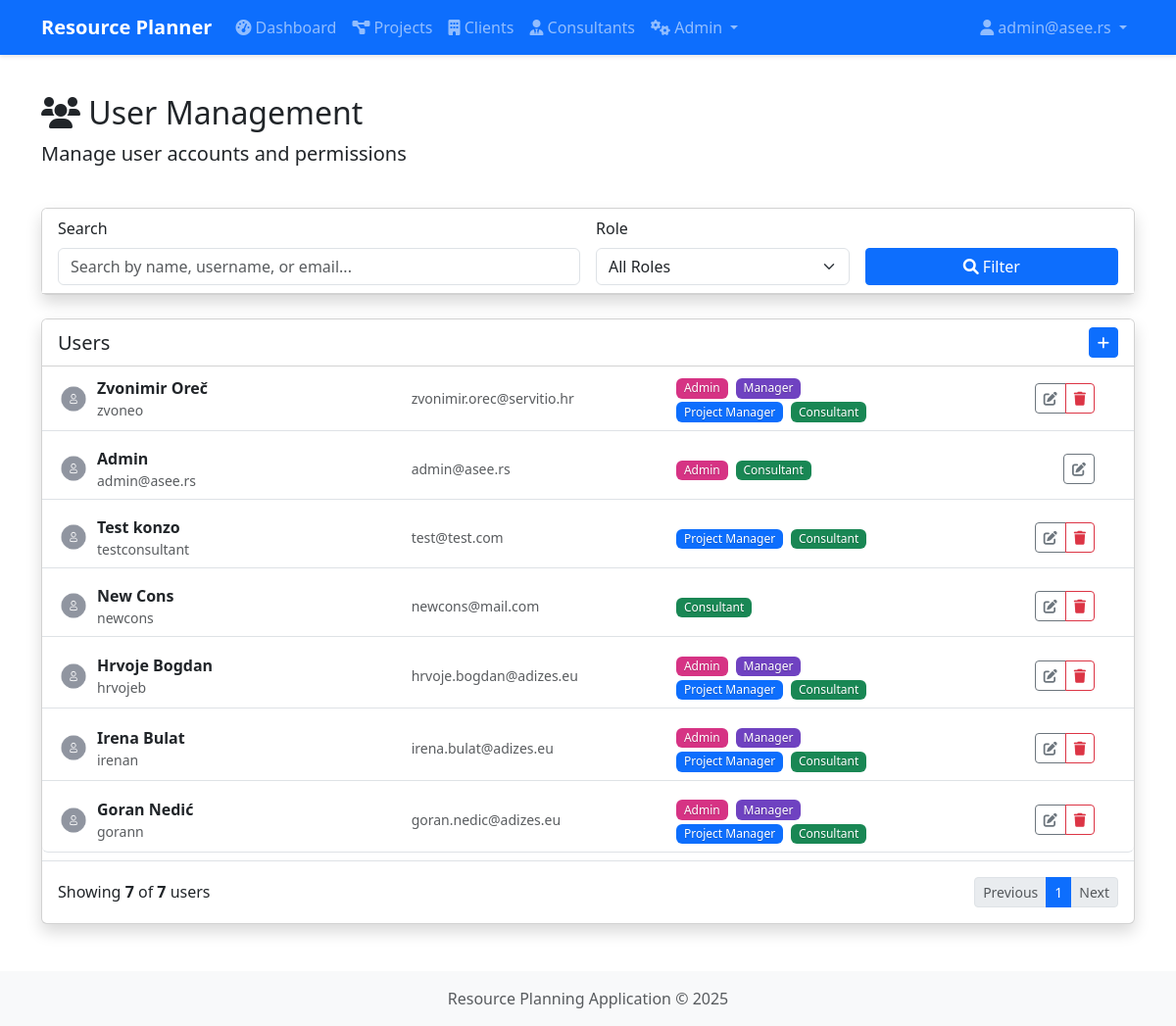
The app's page /admin/users (signed in) with its own data.
### app/models.py (models this page shows, shortened)
class User(db.Model, UserMixin):
    __tablename__ = 'users'
    id = db.Column(db.Integer, primary_key=True)
    username = db.Column(db.String(80), unique=True, nullable=False)
    email = db.Column(db.String(120), unique=True, nullable=False)
    password_hash = db.Column(db.String(128))
    first_name = db.Column(db.String(50))
    last_name = db.Column(db.String(50))
    created_at = db.Column(db.DateTime, default=datetime.utcnow)
    is_active = db.Column(db.Boolean, default=True)
    updated_at = db.Column(db.DateTime, default=datetime.utcnow, onupdate=datetime.utcnow)
    consultants = db.relationship('Consultant', backref='user', lazy=True, cascade="all, delete-orphan")
    roles = db.relationship('Role', secondary='user_roles', backref=db.backref('users', lazy=True))

class Role(db.Model):
    __tablename__ = 'roles'
    id = db.Column(db.Integer, primary_key=True)
    name = db.Column(db.String(20), unique=True, nullable=False)
    description = db.Column(db.String(100))

### app/routes/admin.py (the view, shortened to what this page needs)
@admin_bp.route('/users')
@login_required
@admin_required
def users():
    page = request.args.get('page', 1, type=int)
    per_page = 10  # Number of items per page
    search = request.args.get('search', '')
    role_filter = request.args.get('role_filter', '')
    status_filter = request.args.get('status_filter', '')
    query = User.query
    if role_filter:
        query = query.join(User.roles).filter(Role.id == role_filter)
    if status_filter:
        is_active = status_filter == 'active'
        query = query.filter(User.is_active == is_active)
    total_users = query.count()
    users_list = query.paginate(page=page, per_page=per_page, error_out=False)
    roles = Role.query.all()
    total_pages = (total_users + per_page - 1) // per_page  # Ceiling division
    return render_template(
        'admin/users.html',
        users=users_list.items,
        page=page,
        total_pages=total_pages,
        total_users=total_users,
        has_prev=users_list.has_prev,
        has_next=users_list.has_next,
        roles=roles
    )

### app/routes/admin.py (called while the page is built)
def admin_required(f):
    @wraps(f)
    def decorated_function(*args, **kwargs):
        if not current_user.is_authenticated or not (user_has_role(current_user, 'Admin') or current_user.username == 'admin'):
            flash('You do not have permission to access this page.', 'danger')
            return redirect(url_for('main.index'))
        return f(*args, **kwargs)
    return decorated_function

### app/utils.py (called while the page is built, shortened)
def user_has_role(user, role_name):
    if not user or not user.is_authenticated:
        return False
    try:
        role = Role.query.filter_by(name=role_name).first()
        if role and role in user.roles:
            return True
    except SQLAlchemyError as e:
        current_app.logger.error(f"Error checking role {role_name} for user {user.username}: {str(e)}")
        if role_name == 'Admin' and user.username == 'admin':
            return True
    return False

### app/templates/admin/users.html (shortened to what this page needs)
{% extends 'base.html' %}
{% block content %}
<div class="row mb-4">
    <div class="col">
        <h1 class="h2">
            <i class="fas fa-users"></i> User Management
        </h1>
        <p class="lead">Manage user accounts and permissions</p>
    </div>
</div>
<div class="row mb-4">
    <div class="col-12">
        <div class="card shadow">
            <div class="card-header bg-white">
                <form method="GET" action="{{ url_for('admin.users') }}" class="row g-3">
                    <div class="col-md-6 position-relative">
                        <label for="search" class="form-label">Search</label>
                        <div class="input-group">
                            <input type="text" name="search" id="search" class="form-control" placeholder="Search by name, username, or email..." value="{{ request.args.get('search', '') }}">
                        </div>
                    </div>
                    <div class="col-md-3">
                        <label for="role_filter" class="form-label">Role</label>
                        <select name="role_filter" id="role_filter" class="form-select">
                            <option value="">All Roles</option>
                        </select>
                    </div>
                    <div class="col-md-3 d-flex align-items-end">
                        <button type="submit" class="btn btn-primary w-100">
                            <i class="fas fa-search"></i> Filter
                        </button>
                    </div>
                </form>
            </div>
        </div>
    </div>
</div>
<div class="row">
    <div class="col-12">
        <div class="card shadow">
            <div class="card-header bg-white d-flex justify-content-between align-items-center">
                <h5 class="mb-0">Users</h5>
                <a href="#" class="btn btn-sm btn-primary add-user-btn" title="Add User">
                    <i class="fas fa-plus"></i>
                </a>
            </div>
            <div class="card-body p-0">
                {% if users %}
                <div class="accordion" id="usersAccordion">
                    {% for user in users %}
                    <div class="accordion-item mb-2 border-0 border-bottom">
                        <div class="accordion-header d-flex align-items-center py-2 px-3" id="heading-{{ user.id }}">
                            <div class="row w-100 align-items-center">
                                <div class="col-md-4">
                                    <div class="d-flex align-items-center">
                                        <img src="{{ user.avatar_url or url_for('static', filename='img/default-avatar.png') }}"
                                             alt="Avatar" class="rounded-circle me-2" width="32" height="32">
                                        <div>
                                            <strong>{{ user.first_name }} {{ user.last_name }}</strong>
                                            <div class="text-muted small">{{ user.username }}</div>
                                        </div>
                                    </div>
                                </div>
                                <div class="col-md-3">
                                    <div class="text-muted small">{{ user.email }}</div>
                                </div>
                                <div class="col-md-3">
                                    {% for role in user.roles %}
                                    <span class="badge role-badge role-{{ role.name|lower|replace(' ', '-') }} me-1">{{ role.name }}</span>
                                    {% endfor %}
                                </div>
                                <div class="col-md-2 text-end">
                                    <div class="btn-group">
                                        <button class="btn btn-sm btn-outline-secondary" type="button" data-bs-toggle="collapse" data-bs-target="#collapse-{{ user.id }}" aria-expanded="false" aria-controls="collapse-{{ user.id }}" title="Edit User">
                                            <i class="fas fa-edit"></i>
                                        </button>
                                        {% if user.id != current_user.id %}
                                        <button type="button" class="btn btn-sm btn-outline-danger delete-user" data-id="{{ user.id }}" data-name="{{ user.username }}" title="Delete User">
                                            <i class="fas fa-trash"></i>
                                        </button>
                                        {% endif %}
                                    </div>
                                </div>
                            </div>
                        </div>
                    </div>
                    {% endfor %}
                </div>
                <div class="p-3 border-top">
                    <div class="d-flex justify-content-between align-items-center">
                        <div>
                            Showing <span class="fw-bold">{{ users|length }}</span> of <span class="fw-bold">{{ total_users }}</span> users
                        </div>
                        <nav aria-label="Page navigation">
                            <ul class="pagination pagination-sm mb-0">
                                <li class="page-item {% if not has_prev %}disabled{% endif %}">
                                    <a class="page-link" href="{{ url_for('admin.users', page=page-1, search=request.args.get('search', ''), role_filter=request.args.get('role_filter', ''), status_filter=request.args.get('status_filter', '')) }}">Previous</a>
                                </li>
                                {% for p in range(1, total_pages + 1) %}
                                <li class="page-item {% if p == page %}active{% endif %}">
                                    <a class="page-link" href="{{ url_for('admin.users', page=p, search=request.args.get('search', ''), role_filter=request.args.get('role_filter', ''), status_filter=request.args.get('status_filter', '')) }}">{{ p }}</a>
                                </li>
                                {% endfor %}
                                <li class="page-item {% if not has_next %}disabled{% endif %}">
                                    <a class="page-link" href="{{ url_for('admin.users', page=page+1, search=request.args.get('search', ''), role_filter=request.args.get('role_filter', ''), status_filter=request.args.get('status_filter', '')) }}">Next</a>
                                </li>
                            </ul>
                        </nav>
                    </div>
                </div>
                {% else %}
                <div class="alert alert-info m-3">
                    <i class="fas fa-info-circle"></i> No users found.
                </div>
                {% endif %}
            </div>
        </div>
    </div>
</div>
{% endblock %}

### app/templates/base.html (shortened to what this page needs)
<!DOCTYPE html>
<html lang="en">
<head>
    <link href="https://cdn.jsdelivr.net/npm/bootstrap@5.3.0-alpha1/dist/css/bootstrap.min.css" rel="stylesheet">
    <link rel="stylesheet" href="https://cdnjs.cloudflare.com/ajax/libs/font-awesome/6.0.0/css/all.min.css">
    <link rel="stylesheet" href="{{ url_for('static', filename='css/style.css') }}">
</head>
<body>
    <nav class="navbar navbar-expand-lg navbar-dark bg-primary">
        <div class="container">
            <a class="navbar-brand" href="{{ url_for('index') }}">Resource Planner</a>
            <div class="collapse navbar-collapse" id="navbarNav">
                {% if current_user.is_authenticated %}
                <ul class="navbar-nav me-auto">
                    <li class="nav-item">
                        <a class="nav-link" href="{{ url_for('admin.dashboard') }}">
                            <i class="fas fa-tachometer-alt"></i> Dashboard
                        </a>
                    </li>
                    <li class="nav-item">
                        <a class="nav-link" href="{{ url_for('projects.list_projects') }}">
                            <i class="fas fa-project-diagram"></i> Projects
                        </a>
                    </li>
                    <li class="nav-item">
                        <a class="nav-link" href="{{ url_for('clients.list_clients') }}">
                            <i class="fas fa-building"></i> Clients
                        </a>
                    </li>
                    <li class="nav-item">
                        <a class="nav-link" href="{{ url_for('consultants.list_consultants') }}">
                            <i class="fas fa-user-tie"></i> Consultants
                        </a>
                    </li>
                    {% if 'Admin' in current_user.roles|map(attribute='name') or 'Manager' in current_user.roles|map(attribute='name') %}
                    <li class="nav-item dropdown">
                        <a class="nav-link dropdown-toggle" href="#" id="adminDropdown" role="button" data-bs-toggle="dropdown" aria-expanded="false">
                            <i class="fas fa-cogs"></i> Admin
                        </a>
                    </li>
                    {% endif %}
                </ul>
                <ul class="navbar-nav">
                    <li class="nav-item dropdown">
                        <a class="nav-link dropdown-toggle" href="#" id="userDropdown" role="button" data-bs-toggle="dropdown" aria-expanded="false">
                            <i class="fas fa-user"></i> {{ current_user.username }}
                        </a>
                    </li>
                </ul>
                {% endif %}
            </div>
        </div>
    </nav>
    <div class="container mt-4">
        {% block content %}{% endblock %}
    </div>
    <footer class="footer mt-5 py-3 bg-light">
        <div class="container text-center">
            <span class="text-muted">Resource Planning Application &copy; {{ now.year }}</span>
        </div>
    </footer>
</body>
</html>

### app/static/css/style.css (style rules this page uses)
body { min-height: 100vh; display: flex; flex-direction: column; }
.footer { margin-top: auto; }
.card { transition: transform 0.3s ease; box-shadow: 0 4px 6px rgba(0, 0, 0, 0.1); }
.btn { border-radius: 0.25rem; }
.navbar { box-shadow: 0 2px 4px rgba(0, 0, 0, 0.1); }
.navbar-brand { font-weight: bold; }

### app/templates/admin/users.html (style rules this page uses)
.accordion-item { border-left: 0; border-right: 0; }
.accordion-header { cursor: pointer; }
.badge.role-badge { font-weight: 500; padding: 0.35em 0.65em; text-shadow: 0 1px 1px rgba(0, 0, 0, 0.2); }
.badge.role-badge.role-admin { background-color: #d63384; color: white; }
.badge.role-badge.role-manager { background-color: #6f42c1; color: white; }
.badge.role-badge.role-project-manager { background-color: #0d6efd; color: white; }
.badge.role-badge.role-consultant { background-color: #198754; color: white; }

### records on screen
User: username "admin@asee.rs", first_name "Admin", email "admin@asee.rs"
User: first_name "Zvonimir", last_name "Oreč", username "zvoneo", email "zvonimir.orec@servitio.hr"
Role: name "Admin"
Role: name "Manager"
Role: name "Project Manager"
Role: name "Consultant"
User: first_name "Test", last_name "konzo", username "testconsultant", email "test@test.com"
User: first_name "New", last_name "Cons", username "newcons", email "newcons@mail.com"
User: first_name "Hrvoje", last_name "Bogdan", username "hrvojeb", email "hrvoje.bogdan@adizes.eu"
User: first_name "Irena", last_name "Bulat", username "irenan", email "irena.bulat@adizes.eu"
User: first_name "Goran", last_name "Nedić", username "gorann", email "goran.nedic@adizes.eu"

### other values on screen
{{ users|length }} "7"
{{ total_users }} "7"
{{ p }} "1"
